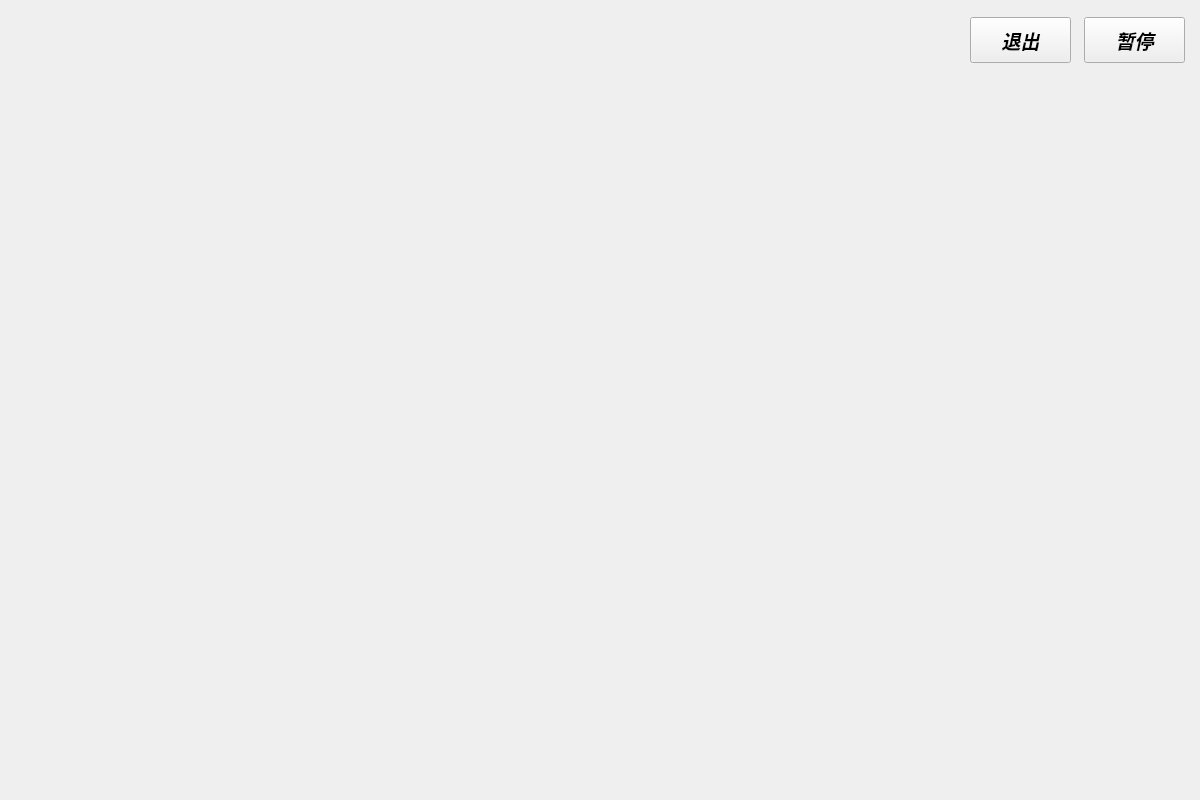
<?xml version="1.0" encoding="UTF-8"?>
<ui version="4.0">
 <class>DuoModeClass</class>
 <widget class="QMainWindow" name="DuoModeClass">
  <property name="enabled">
   <bool>true</bool>
  </property>
  <property name="geometry">
   <rect>
    <x>0</x>
    <y>0</y>
    <width>1200</width>
    <height>800</height>
   </rect>
  </property>
  <property name="windowTitle">
   <string>DuoMode</string>
  </property>
  <property name="windowIcon">
   <iconset>
    <normaloff>images/icon.png</normaloff>images/icon.png</iconset>
  </property>
  <widget class="QWidget" name="centralWidget">
   <widget class="QPushButton" name="exitBtn">
    <property name="geometry">
     <rect>
      <x>970</x>
      <y>17</y>
      <width>101</width>
      <height>46</height>
     </rect>
    </property>
    <property name="font">
     <font>
      <pointsize>14</pointsize>
      <italic>true</italic>
      <bold>true</bold>
     </font>
    </property>
    <property name="text">
     <string>退出</string>
    </property>
   </widget>
   <widget class="QPushButton" name="pauseBtn">
    <property name="geometry">
     <rect>
      <x>1084</x>
      <y>17</y>
      <width>101</width>
      <height>46</height>
     </rect>
    </property>
    <property name="font">
     <font>
      <pointsize>14</pointsize>
      <italic>true</italic>
      <bold>true</bold>
     </font>
    </property>
    <property name="text">
     <string>暂停</string>
    </property>
   </widget>
  </widget>
 </widget>
 <layoutdefault spacing="6" margin="11"/>
 <resources/>
 <connections/>
</ui>
